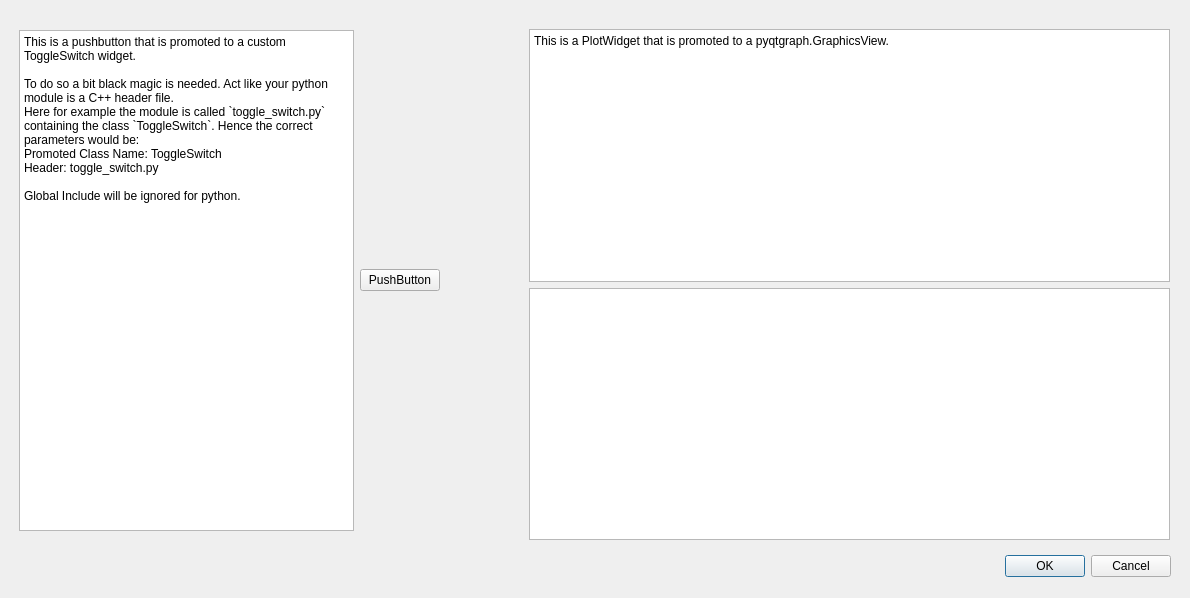
<?xml version="1.0" encoding="UTF-8"?>
<ui version="4.0">
 <class>Dialog</class>
 <widget class="QDialog" name="Dialog">
  <property name="geometry">
   <rect>
    <x>0</x>
    <y>0</y>
    <width>1190</width>
    <height>598</height>
   </rect>
  </property>
  <property name="windowTitle">
   <string>Dialog</string>
  </property>
  <widget class="QDialogButtonBox" name="buttonBox">
   <property name="geometry">
    <rect>
     <x>830</x>
     <y>550</y>
     <width>341</width>
     <height>32</height>
    </rect>
   </property>
   <property name="orientation">
    <enum>Qt::Horizontal</enum>
   </property>
   <property name="standardButtons">
    <set>QDialogButtonBox::Cancel|QDialogButtonBox::Ok</set>
   </property>
  </widget>
  <widget class="QWidget" name="gridLayoutWidget">
   <property name="geometry">
    <rect>
     <x>19</x>
     <y>30</y>
     <width>421</width>
     <height>501</height>
    </rect>
   </property>
   <layout class="QGridLayout" name="gridLayout">
    <item row="0" column="0">
     <widget class="QPlainTextEdit" name="plainTextEdit">
      <property name="plainText">
       <string>This is a pushbutton that is promoted to a custom ToggleSwitch widget.

To do so a bit black magic is needed. Act like your python module is a C++ header file. 
Here for example the module is called `toggle_switch.py` containing the class `ToggleSwitch`. Hence the correct parameters would be:
Promoted Class Name: ToggleSwitch
Header: toggle_switch.py

Global Include will be ignored for python.</string>
      </property>
     </widget>
    </item>
    <item row="0" column="1">
     <widget class="ToggleSwitch" name="toggleswitch_preprocessing">
      <property name="text">
       <string>PushButton</string>
      </property>
     </widget>
    </item>
   </layout>
  </widget>
  <widget class="QWidget" name="gridLayoutWidget_2">
   <property name="geometry">
    <rect>
     <x>529</x>
     <y>29</y>
     <width>641</width>
     <height>511</height>
    </rect>
   </property>
   <layout class="QGridLayout" name="gridLayout_2">
    <item row="0" column="0">
     <widget class="QPlainTextEdit" name="plainTextEdit_2">
      <property name="plainText">
       <string>This is a PlotWidget that is promoted to a pyqtgraph.GraphicsView.
</string>
      </property>
     </widget>
    </item>
    <item row="1" column="0">
     <widget class="PlotWidget" name="graphicsview_preview"/>
    </item>
   </layout>
  </widget>
 </widget>
 <customwidgets>
  <customwidget>
   <class>PlotWidget</class>
   <extends>QGraphicsView</extends>
   <header>pyqtgraph</header>
  </customwidget>
  <customwidget>
   <class>ToggleSwitch</class>
   <extends>QPushButton</extends>
   <header>toggle_switch.h</header>
  </customwidget>
 </customwidgets>
 <resources/>
 <connections>
  <connection>
   <sender>buttonBox</sender>
   <signal>accepted()</signal>
   <receiver>Dialog</receiver>
   <slot>accept()</slot>
   <hints>
    <hint type="sourcelabel">
     <x>248</x>
     <y>254</y>
    </hint>
    <hint type="destinationlabel">
     <x>157</x>
     <y>274</y>
    </hint>
   </hints>
  </connection>
  <connection>
   <sender>buttonBox</sender>
   <signal>rejected()</signal>
   <receiver>Dialog</receiver>
   <slot>reject()</slot>
   <hints>
    <hint type="sourcelabel">
     <x>316</x>
     <y>260</y>
    </hint>
    <hint type="destinationlabel">
     <x>286</x>
     <y>274</y>
    </hint>
   </hints>
  </connection>
 </connections>
</ui>
